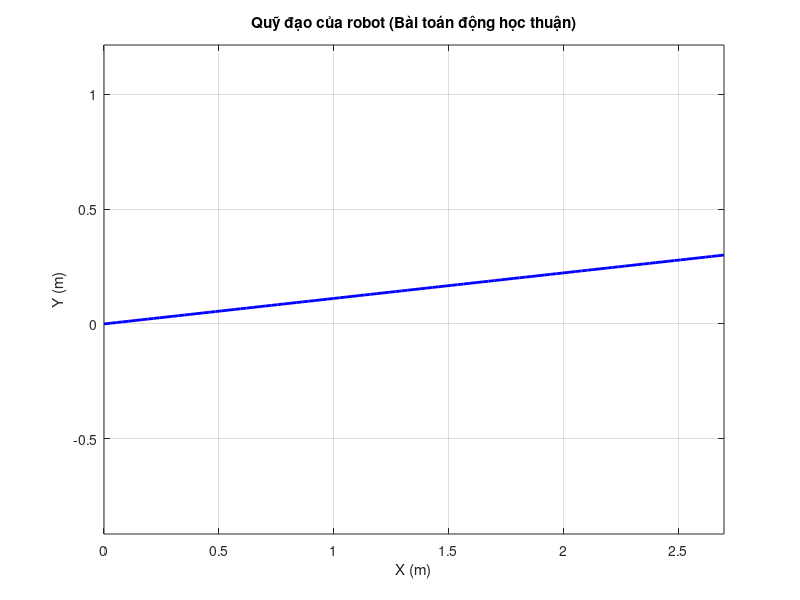
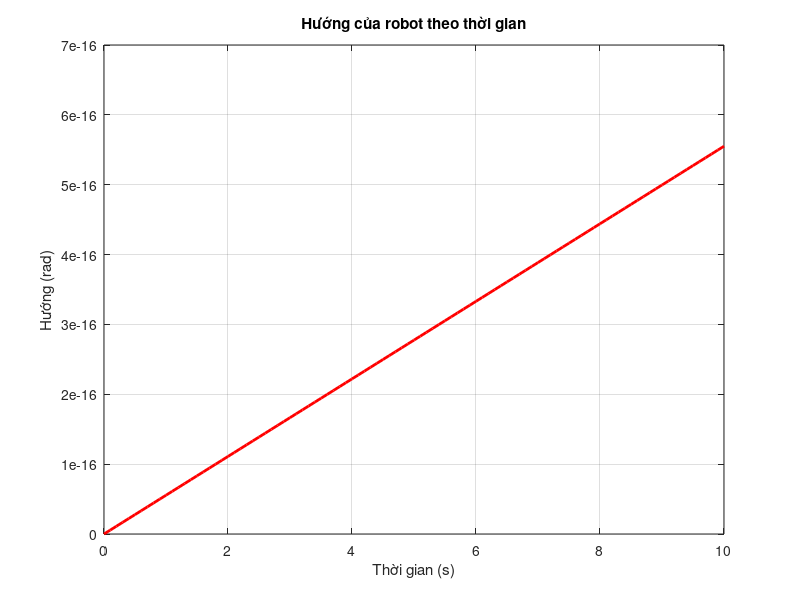

These figures' MATLAB source, in order:
% Thông số hệ thống
a = 0.255; % Chiều dài robot (m)
b = 0.15; % Chiều rộng robot (m)
r = 0.03; % Bán kính bánh xe (m)
L = sqrt((a/2)^2 + (b/2)^2); % Khoảng cách từ tâm robot đến tâm bánh xe (m)

% Ma trận Jacobian
J = (r/4) * [1, 1, 1, 1;
              1, -1, 1, -1;
              1/L, 1/L, -1/L, -1/L];

% Thời gian mô phỏng
t = 0:0.1:10; % Thời gian từ 0 đến 10 giây, bước 0.1 giây

% Vận tốc góc của các bánh xe (giả sử)
omega1 = 10 * ones(size(t)); % Bánh xe 1 (rad/s)
omega2 = 8 * ones(size(t));  % Bánh xe 2 (rad/s)
omega3 = 10 * ones(size(t)); % Bánh xe 3 (rad/s)
omega4 = 8 * ones(size(t));  % Bánh xe 4 (rad/s)

% Tính vận tốc của robot
v_robot = zeros(3, length(t)); % Ma trận lưu vận tốc của robot
for i = 1:length(t)
    omega_wheels = [omega1(i); omega2(i); omega3(i); omega4(i)]; % Vận tốc góc các bánh xe
    v_robot(:, i) = J * omega_wheels; % Vận tốc của robot
end

% Tích phân để tính vị trí và hướng
X0 = zeros(1, length(t)); % Vị trí X
Y0 = zeros(1, length(t)); % Vị trí Y
theta = zeros(1, length(t)); % Hướng
for i = 2:length(t)
    dt = t(i) - t(i-1); % Bước thời gian
    X0(i) = X0(i-1) + v_robot(1, i) * dt; % Tích phân v_x
    Y0(i) = Y0(i-1) + v_robot(2, i) * dt; % Tích phân v_y
    theta(i) = theta(i-1) + v_robot(3, i) * dt; % Tích phân omega
end

% Hiển thị kết quả
figure;
plot(X0, Y0, 'b-', 'LineWidth', 2); % Vẽ quỹ đạo
xlabel('X (m)');
ylabel('Y (m)');
title('Quỹ đạo của robot (Bài toán động học thuận)');
grid on;
axis equal;

% Hiển thị hướng của robot
figure;
plot(t, theta, 'r-', 'LineWidth', 2); % Vẽ hướng
xlabel('Thời gian (s)');
ylabel('Hướng (rad)');
title('Hướng của robot theo thời gian');
grid on;